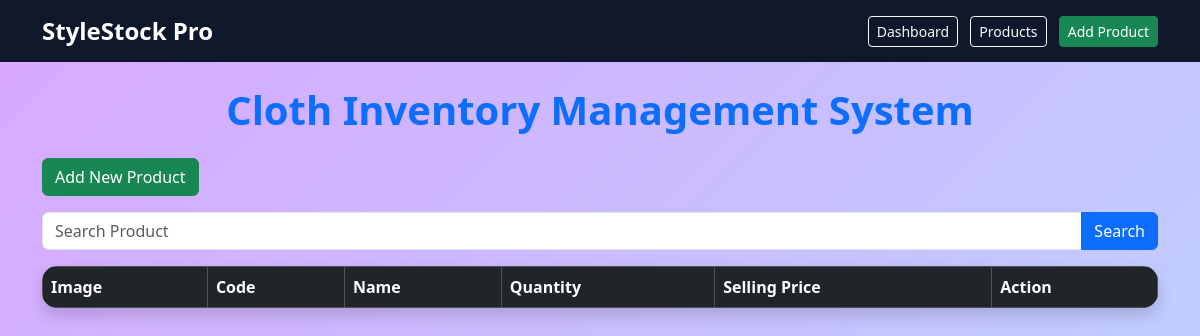
The app's page /products/, older data.
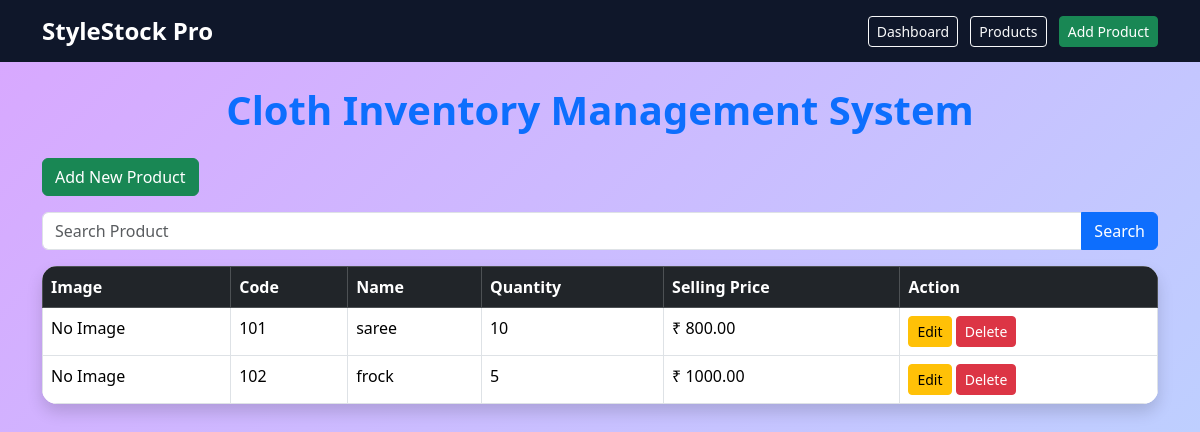
The same page, newer data.
### products/models.py (models this page shows, shortened)
class Product(models.Model):
    product_code = models.CharField(max_length=20, unique=True)
    name = models.CharField(max_length=200)
    category = models.ForeignKey(Category, on_delete=models.CASCADE)
    brand = models.ForeignKey(Brand, on_delete=models.CASCADE)
    supplier = models.ForeignKey(Supplier, on_delete=models.CASCADE)
    size = models.CharField(max_length=20)
    color = models.CharField(max_length=30)
    purchase_price = models.DecimalField(max_digits=10, decimal_places=2)
    selling_price = models.DecimalField(max_digits=10, decimal_places=2)
    quantity = models.IntegerField(default=0)
    image = models.ImageField(
        upload_to='products/',
        blank=True,
        null=True
    )

### products/views.py (the view)
# urls.py: path('products/', product_list, name='product_list'),
def product_list(request):
    query = request.GET.get('q')
    if query:
        products = Product.objects.filter(name__icontains=query)
    else:
        products = Product.objects.all()
    return render(request, 'product_list.html', {
        'products': products
    })

### templates/product_list.html (shortened to what this page needs)
{% extends 'base.html' %}
{% block content %}
<h1 class="text-center text-primary mb-4">
    Cloth Inventory Management System
</h1>
<a href="/products/add/" class="btn btn-success mb-3">
    Add New Product
</a>
<form method="GET" class="mb-3">
    <div class="input-group">
        <input
            type="text"
            name="q"
            class="form-control"
            placeholder="Search Product">
        <button class="btn btn-primary" type="submit">
            Search
        </button>
    </div>
</form>
<table class="table table-bordered table-hover shadow">
    <thead class="table-dark">
        <tr>
            <th>Image</th>
            <th>Code</th>
            <th>Name</th>
            <th>Quantity</th>
            <th>Selling Price</th>
            <th>Action</th>
        </tr>
    </thead>
    <tbody>
        {% for product in products %}
        <tr>
            <td>
                {% if product.image %}
                    <img src="{{ product.image.url }}"
                         width="80"
                         height="80"
                         class="rounded">
                {% else %}
                    No Image
                {% endif %}
            </td>
            <td>{{ product.product_code }}</td>
            <td>{{ product.name }}</td>
            <td>{{ product.quantity }}</td>
            <td>₹ {{ product.selling_price }}</td>
            <td>
                <a href="/products/edit/{{ product.id }}/"
                   class="btn btn-warning btn-sm">
                    Edit
                </a>
                <a href="/products/delete/{{ product.id }}/"
                   class="btn btn-danger btn-sm"
                   onclick="return confirm('Are you sure?')">
                    Delete
                </a>
            </td>
        </tr>
        {% endfor %}
    </tbody>
</table>
{% endblock %}

Row changes from the older to the newer data that the page shows:
added Product: shows "No Image", product_code "101", name "saree", quantity "10", selling_price "800.00"
added Product: shows "No Image", product_code "102", name "frock", quantity "5", selling_price "1000.00"
